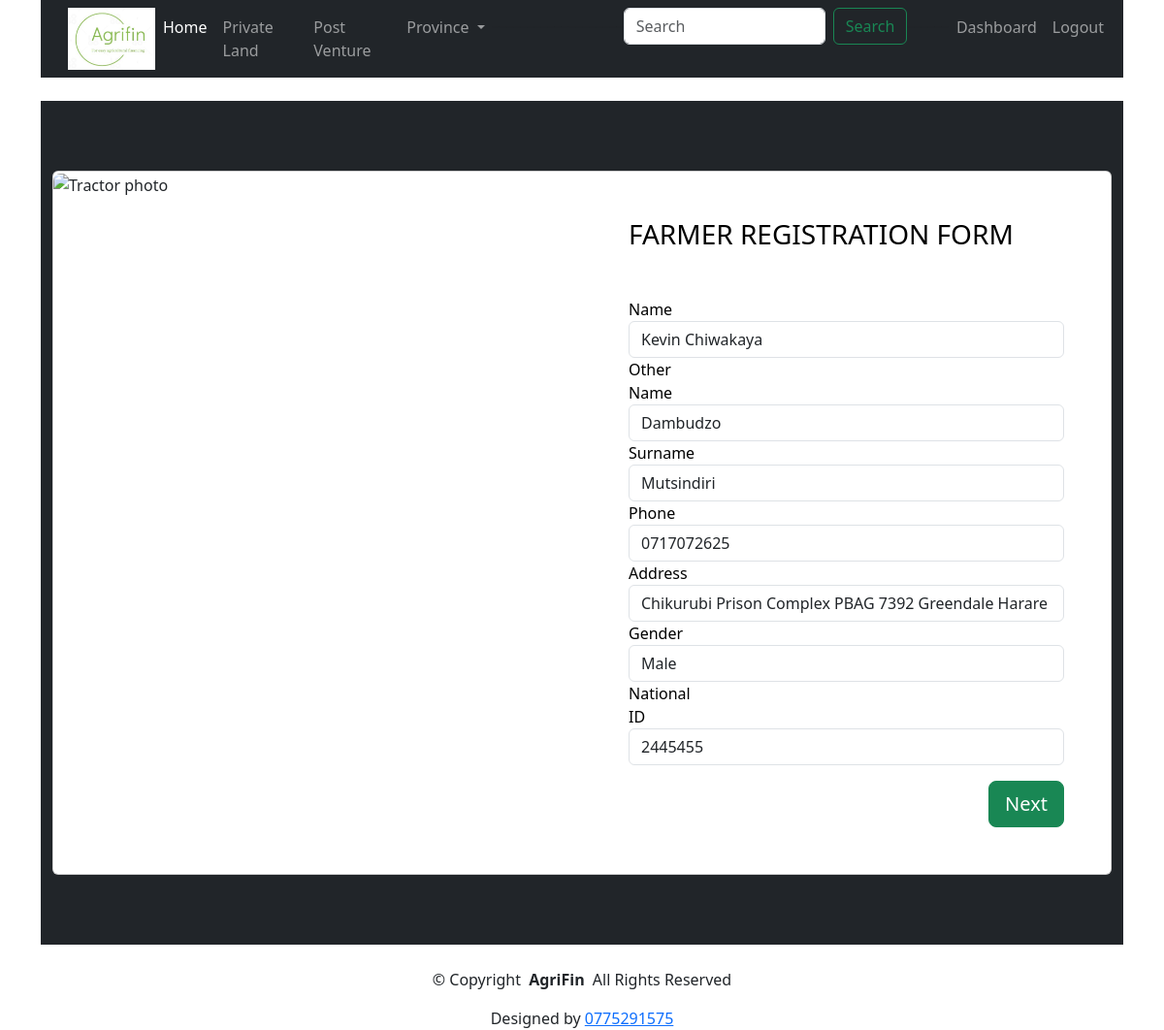
Screenshot of /updateFarmer/3/ (signed in) with the database file from the repository.
### farmersapp/models.py (models this page shows, shortened)
class Farmer(models.Model):
    gender = (
   ('M','Male'),
   ('F','Female'),
   )
    user = models.OneToOneField(User,on_delete=models.CASCADE,null =True,blank = True)
    name = models.CharField(max_length=250)
    othername = models.CharField(max_length=250,null=True, blank=True)
    surname = models.CharField(max_length=250)
    address = models.CharField(max_length=250)
    phone = models.CharField(max_length=20)
    email = models.CharField(max_length=250, null=True,blank=True)
    gender = models.CharField(max_length=10,choices=gender)
    national_id = models.CharField(max_length=30,null =True,unique=True,editable=True,blank=False)

### farmersapp/views.py (the view)
# urls.py: path("updateFarmer/<str:pk>/",views.updateFarmer,name="updatefarmer"),
@login_required
def updateFarmer(request,pk):
    farmer = Farmer.objects.get(id = pk)
    form = FarmerForm(instance=farmer)
    if request.method =='POST':
        form = FarmerForm(request.POST,instance=farmer)
        if form.is_valid():
            form.save()
            return redirect('ventures')
    context = {'form':form}
    return render (request,'farmer_form.html',context)

### farmersapp/forms.py
class FarmerForm(forms.ModelForm):
    class Meta:
        model = Farmer
        fields = ('name','othername','surname','phone','address','gender','national_id')
        widgets = {
            'name':forms.TextInput(attrs={'class':'form-control','place_holder':'Name'}),
            'othername':forms.TextInput(attrs={'class':'form-control','place_holder':'Other Name'}),
            'surname':forms.TextInput(attrs={'class':'form-control','place_holder':'Surname'}),
            'phone':forms.TextInput(attrs={'class':'form-control','place_holder':'Phone'}),
            'address':forms.TextInput(attrs={'class':'form-control','place_holder':'Address'}),
            'gender':forms.Select(attrs={'class':'form-control','place_holder':'Gender'}),
            'national_id':forms.TextInput(attrs={'class':'form-control','place_holder':'National ID'})
        }

### farmersapp/templates/farmer_form.html (shortened to what this page needs)
{%extends 'main.html'%}
{%block content%}
{%load static%}
    <form method="POST">
<section class="h-100 bg-dark">
    <div class="container py-5 h-100">
      <div class="row d-flex justify-content-center align-items-center h-100">
        <div class="col">
          <div class="card card-registration my-4">
            <div class="row g-0">
              <div class="col-xl-6 d-none d-xl-block">
                <img src="{%static 'images/pexels-mark-stebnicki-11678434.jpg'%}"
                  alt="Tractor photo" class="img-fluid"
                  style="border-top-left-radius: .45rem; border-bottom-left-radius: .45rem;height: 800px;" />
              </div>
              <div class="col-xl-6">
                <div class="card-body p-md-5 text-black">
                  <h3 class="mb-5 text-uppercase">Farmer registration form</h3>
                  <form class="form-horizontal">
                    <div class="form-group">
                      <label for="farmer" class="col-sm-2 control-label">Name</label>
                        {{ form.name}}
                    </div>
                    <div class="form-group">
                      <label for="farm_name" class="col-sm-2 control-label">Other Name</label>
                        {{ form.othername }}
                    </div>
                    <div class="form-group">
                      <label for="plot_number" class="col-sm-2 control-label">Surname</label>
                        {{ form.surname }}
                    </div>
                    <div class="form-group">
                      <label for="extend" class="col-sm-2 control-label">Phone</label>
                        {{ form.phone }}
                    </div>
                    <div class="form-group">
                      <label for="district" class="col-sm-2 control-label">Address</label>
                        {{ form.address }}
                    </div>
                    <div class="form-group">
                      <label for="province" class="col-sm-2 control-label">Gender</label>
                        {{form.gender}}
                    </div>
                    <div class="form-group">
                      <label for="ward" class="col-sm-2 control-label">National ID</label>
                        {{ form.national_id }}
                    </div>
                  <div class="d-flex justify-content-end pt-3">
                    <button type="submit" class="btn btn-success btn-lg ms-2">Next</button>
                  </div>
                </div>
              </div>
            </div>
          </div>
        </div>
      </div>
    </div>
  </section>
    </form>
{%endblock%}

### rows the page displays
Farmer: name "Kevin Chiwakaya", othername "Dambudzo", surname "Mutsindiri", phone "0717072625", address "Chikurubi Prison Complex PBAG 7392 Greendale Harare", gender "Male", national_id "2445455"
